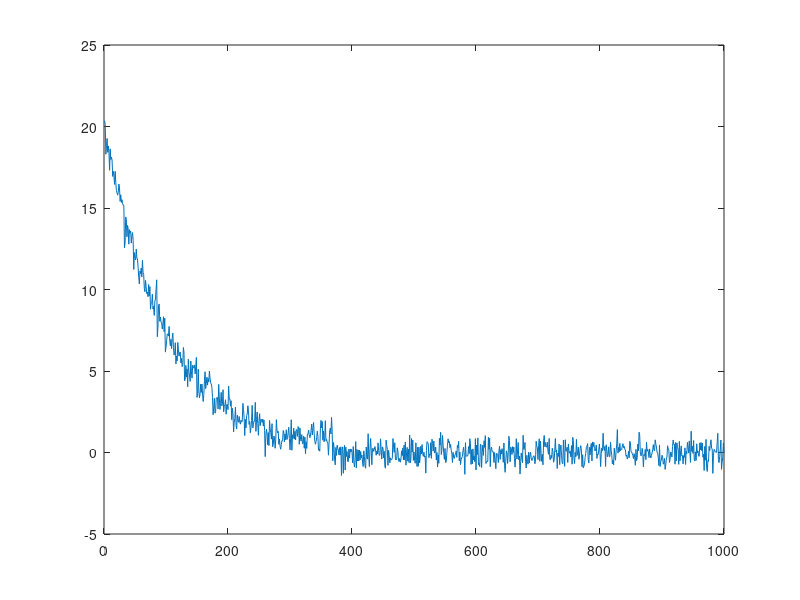

This figure's MATLAB source:
function MakeBleachTrace
%Make a simple bleach-like trace

pts=1000; tau=pts/10; N0=20; noise=0.5;

tt=linspace(1,pts,1000);
yy=round(N0*exp(-tt/tau))+noise*randn(1,pts);

close all;
plot(tt,yy);
data=[tt', yy'];

SaveName=strcat('testdata_simulated_BleachTrace',num2str(N0),'steps.txt');
dlmwrite(strcat(pwd,'/',SaveName), data);
